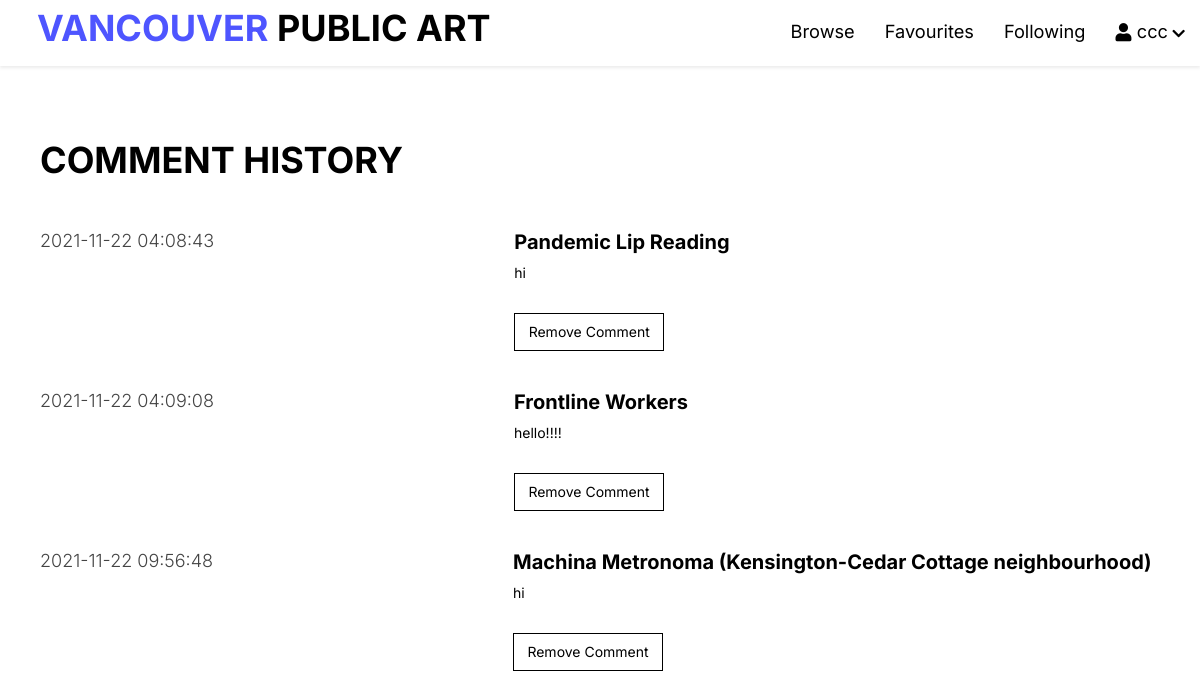
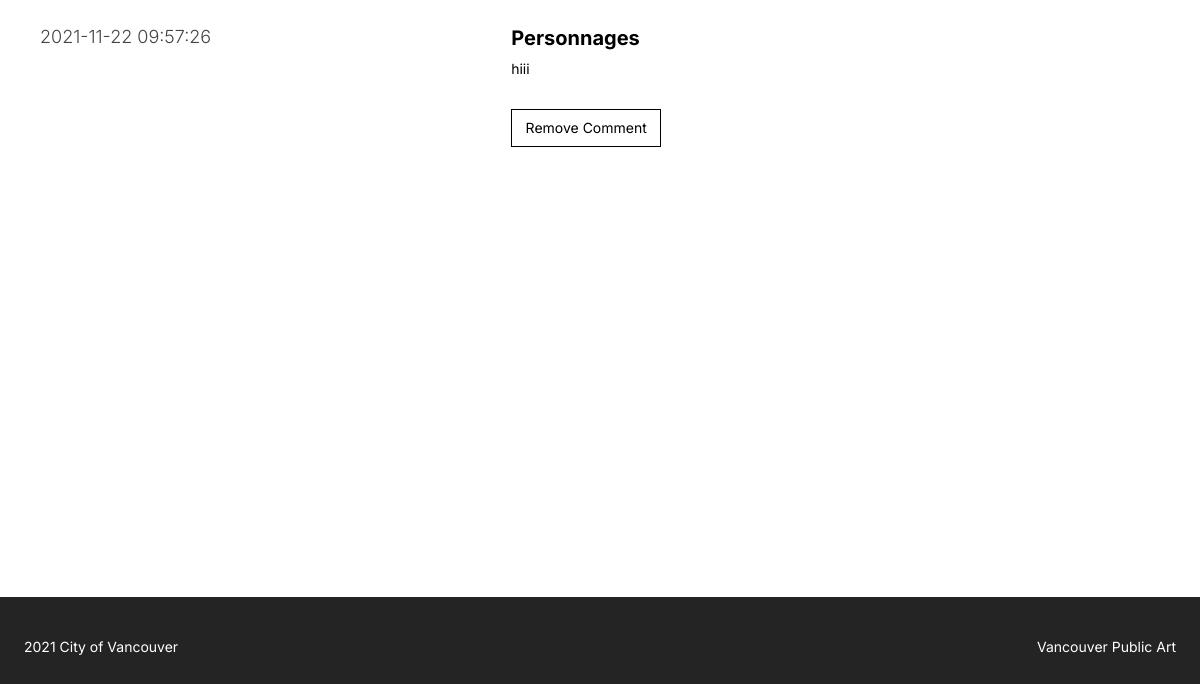
The app's page /public/member/commentHistory.php (signed in), older data (2 pictures, top to bottom).
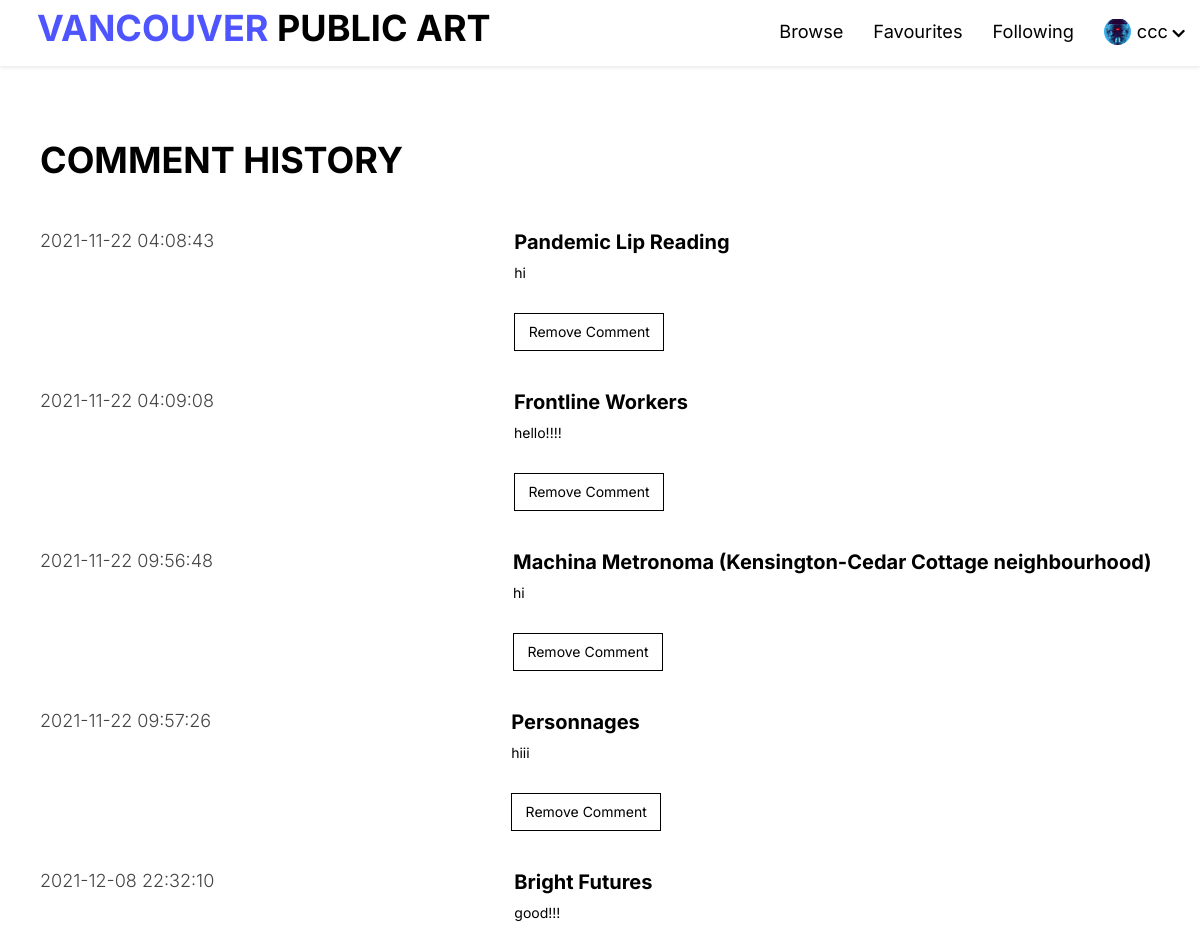
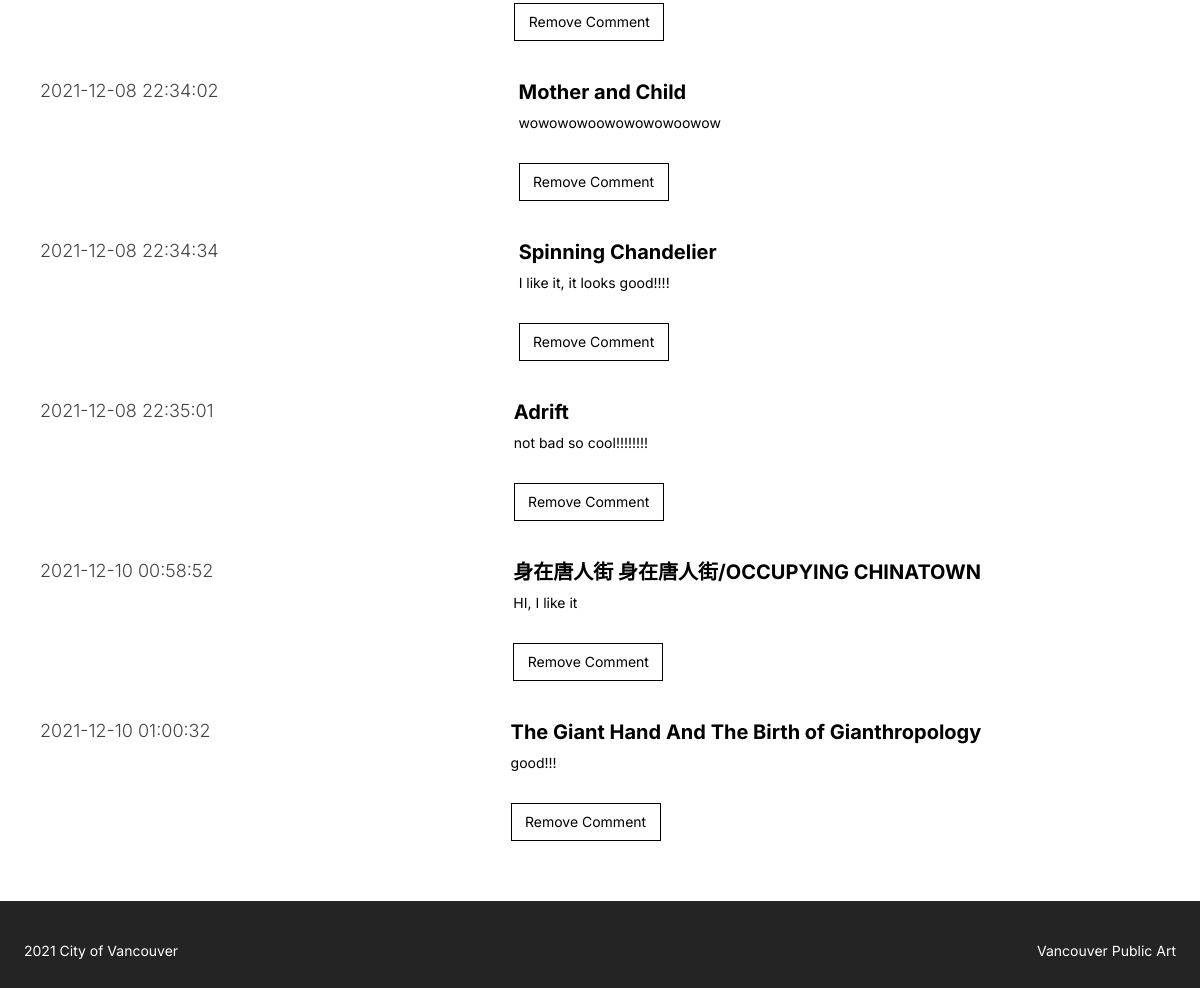
The same page, newer data (2 pictures, top to bottom).
### tables this page shows
CREATE TABLE `comment` (
  `commentID` int(10) NOT NULL,
  `userID` int(4) NOT NULL,
  `artID` int(4) NOT NULL,
  `date` timestamp NOT NULL DEFAULT current_timestamp() ON UPDATE current_timestamp(),
  `commentText` text NOT NULL
);

CREATE TABLE `artwork` (
  `artID` int(4) NOT NULL,
  `artName` varchar(150) DEFAULT NULL,
  `artistStatement` text DEFAULT NULL,
  `type` varchar(25) DEFAULT NULL,
  `status` varchar(13) DEFAULT NULL,
  `siteName` varchar(83) DEFAULT NULL,
  `siteAddress` varchar(95) DEFAULT NULL,
  `material` varchar(100) DEFAULT NULL,
  `photoURL` varchar(97) DEFAULT NULL,
  `ownership` varchar(50) DEFAULT NULL,
  `neighborhood` varchar(24) DEFAULT NULL,
  `locationOnSite` varchar(279) DEFAULT NULL,
  `geom` varchar(58) DEFAULT NULL,
  `description` text DEFAULT NULL,
  `artistID` int(3) NOT NULL,
  `year` int(4) DEFAULT NULL
);

CREATE TABLE `member` (
  `userID` int(4) NOT NULL,
  `username` varchar(30) NOT NULL,
  `password` varchar(500) NOT NULL,
  `name` varchar(50) NOT NULL,
  `phoneNumber` int(10) NOT NULL,
  `profilePhoto` varchar(500) NOT NULL,
  `email` varchar(500) NOT NULL
);

### private/initialize.php (called while the page is built, shortened)
<?php
$profileImageDestination = 'Assets/img/';
function url_for($script_path)
{
  if ($script_path[0] != '/') {
    $script_path = "/" . $script_path;
  }
  return WWW_ROOT . $script_path;
}

### private/database/db.php (called while the page is built, shortened)
<?php
require('db_connect.php');
function executeQuery($sql, $data)
{
    global $conn;
    $stmt = $conn->prepare($sql);
    $values = array_values($data);
    $types = str_repeat('s', count($values));
    $stmt->bind_param($types, ...$values);
    $stmt->execute();
    return $stmt;
}
function selectOneByOneTable($table, $conditions)
{
    $sql = "SELECT * FROM $table";
    $i = 0;
    foreach ($conditions as $key => $value) {
        if ($i === 0) {
            $sql = $sql . " WHERE $key=?";
        } else {
            $sql = $sql . " AND $key=?";
        }
        $i++;
    }
    $sql = $sql . " LIMIT 1";
    $stmt = executeQuery($sql, $conditions);
    $records = $stmt->get_result()->fetch_assoc();
    return $records;
}
function selectAllFromThreeTables($artwork, $comment, $member,  $userID)
{
    global $conn;
    $query = "SELECT a.artName,a.artID, c.commentText, c.date,c.commentID, m.username,m.userID FROM $comment c
    INNER JOIN $artwork a ON a.artID = c.artID
    INNER JOIN $member m ON c.userID = m.userID
    WHERE m.userID = $userID";
    $result = mysqli_query($conn, $query);
    return $result;
}

### private/controller/getcommentHistory.php (called while the page is built)
<?php $comment = 'comment';
$artwork = 'artwork';
$member = 'member';
$userID = $_SESSION['userID'];
$history = selectAllFromThreeTables($artwork, $comment, $member, $userID);

### public/member/commentHistory.php (the view, shortened to what this page needs)
<?php include('../../private/initialize.php');
include("../../private/database/db.php");
include("../../private/controller/getcommentHistory.php");
?>
<!DOCTYPE html>
<html lang="en">
<head>
    <link rel="stylesheet" href="https://code.jquery.com/ui/1.9.2/themes/base/jquery-ui.css">
    <link rel="stylesheet" href="https://maxcdn.bootstrapcdn.com/bootstrap/3.4.1/css/bootstrap.min.css">
    <link rel="stylesheet" href="https://use.fontawesome.com/releases/v5.7.2/css/all.css">
</head>
<body>
    <?php include(INCLUDE_PATH . '/header.php'); ?>
    <div class="msg">
    </div>
    <div class="history-container">
        <h1>COMMENT HISTORY</h1>
        <?php foreach ($history as $row) { ?>
            <div class="history-box" id="cmt<?php echo $row['commentID'] ?>">
                <div class="left-side">
                    <h3><?php echo $row['date'] ?></h3>
                </div>
                <div class="right-side">
                    <a href="<?php echo url_for('art_detail.php?id=' . $row['artID']) ?>">
                        <h2 class="textlink"><?php echo $row['artName'] ?></h2>
                    </a>
                    <a href="<?php echo url_for('art_detail.php?id=' . $row['artID']) . '#' . $row['username'] ?>">
                        <p class="textlink"><?php echo $row['commentText'] ?></p>
                    </a>
                    <button name='removeBtn' class="removeBtn secondaryBtn" onclick="removeComment(<?php echo $row['commentID'] ?>)">Remove Comment</button>
                </div>
            </div>
        <?php } ?>
    </div>
    <?php include(INCLUDE_PATH . '/footer.php'); ?>
</body>
</html>

### private/includes/header.php (shortened to what this page needs)
<header>
    <div class="logo">
        <a href="<?php echo url_for('/index.php') ?>">
            <h1 class="logo-text"><span>VANCOUVER </span>PUBLIC ART</h1>
        </a>
    </div>
    <ul class="nav">
        <li><a href="<?php echo url_for('/browse.php') ?>">Browse</a></li>
        <?php if (isset($_SESSION['userID'])) { ?>
            <?php if (isset($_SESSION['userID'])) {
                $userid = $_SESSION['userID'];
                $user = selectOneByOneTable('member', ['userID' => $userid]);
                $profilePhote = $user['profilePhoto'];
            }  ?>
            <li><a href="<?php echo url_for('member/favourite.php?userID=' . $_SESSION['userID']) ?>">Favourites</a></li>
            <li><a href="<?php echo url_for('member/following.php?userID=' . $_SESSION['userID']) ?>">Following</a></li>
            <li>
                <a href="#" style="display:flex;">
                    <?php if ($profilePhote != null) { ?>
                        <div class="" style="width:1.5em; height:1.5em; overflow:hidden; border-radius: 50%; margin-right:0.3em;">
                            <img style="width:100%; height:100%; object-fit: cover;" src="<?php echo url_for($profileImageDestination . $profilePhote); ?>" />
                        </div>
                    <?php } else { ?>
                        <i class="fa fa-user" style="margin-right:0.3em; padding-top:0.3em;"></i>
                    <?php } ?>
                    <?php echo $_SESSION['username']; ?>
                    <i class="fa fa-chevron-down" style="font-size: .8em; padding-top:0.65em; padding-left:0.3em;"></i>
                </a>
            </li>
        <?php } else { ?>
            <li><a href="register.php">Sign Up</a></li>
            <li><a href="login.php">Login</a></li>
        <?php } ?>
    </ul>
</header>

### private/includes/footer.php (shortened to what this page needs)
<div class="footer">
    <p>2021 City of Vancouver</p>
    <p>Vancouver Public Art</p>
</div>

Row changes from the older to the newer data that the page shows:
now on this page (row edited): member: profilePhoto (picture)
added comment: date "2021-12-08 22:32:10", artID.artName "Bright Futures", commentText "good!!!"
added comment: date "2021-12-08 22:34:02", artID.artName "Mother and Child", commentText "wowowowoowowowowoowow"
added comment: date "2021-12-08 22:34:34", artID.artName "Spinning Chandelier", commentText "I like it, it looks good!!!!"
added comment: date "2021-12-08 22:35:01", artID.artName "Adrift", commentText "not bad so cool!!!!!!!!"
added comment: date "2021-12-10 00:58:52", artID.artName "身在唐人街 身在唐人街/OCCUPYING CHINATOWN", commentText "HI, I like it"
added comment: date "2021-12-10 01:00:32", artID.artName "The Giant Hand And The Birth of Gianthropology", commentText "good!!!"
